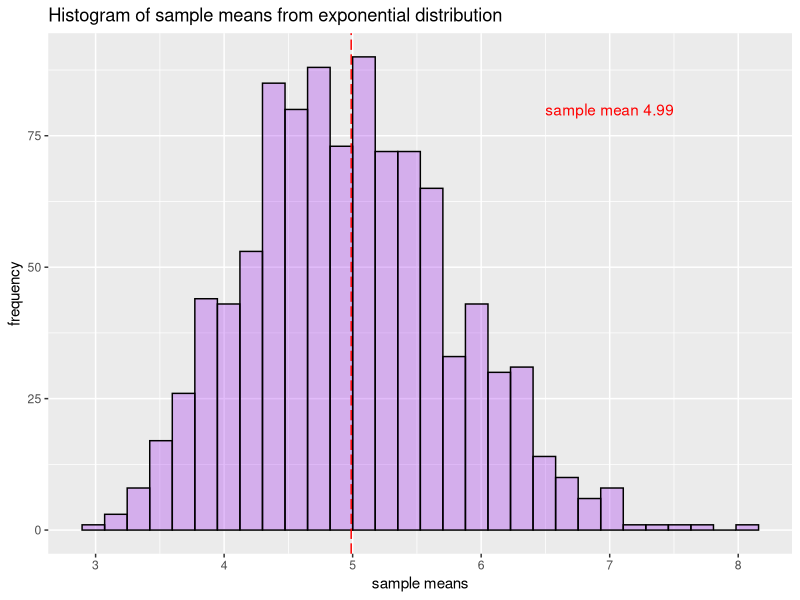
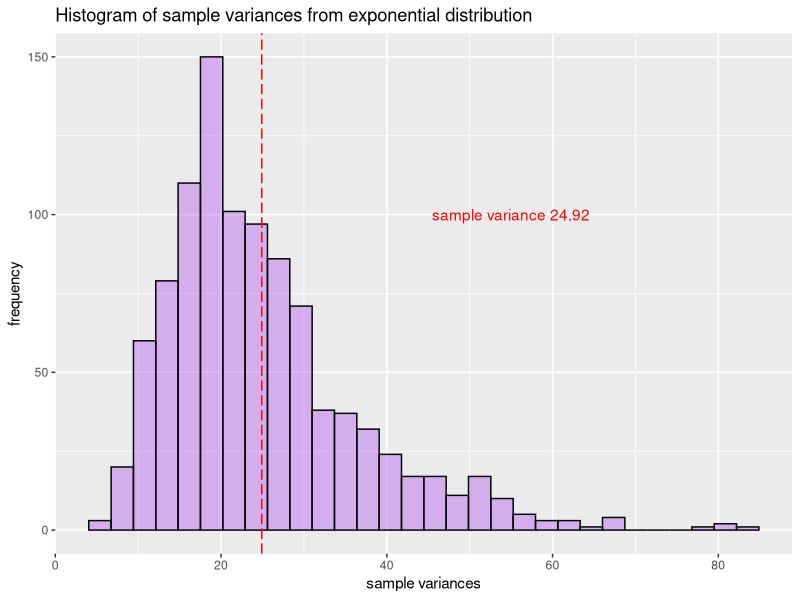

Write the R code that produced these figures, in order. (Note: this script raises an error after producing the figures.)
## ---- chunk 1
# set our runtime environment and global defaults.
require(knitr, quietly = TRUE)
require(ggplot2, quietly = TRUE)
knitr::opts_chunk$set(echo = FALSE, cache = TRUE, cache.path = "cache/", fig.path = "figure/", fig.align="center")
options(rstudio.markdownToHTML =
    function(inputFile, outputFile) {
        require(markdown)
        markdownToHTML(inputFile, outputFile, stylesheet="custom.css")
    }
)
## ---- chunk 2
set.seed(040)
lambda <- 0.2
observ <- 40
samples <- 1000
# simulated data 1000 sample rows by 40 observation columns
simdata <- matrix(sapply(1:samples, function(x) rexp(observ, lambda)), samples, observ)
# means and variances of each sample
simmeans <- apply(simdata, 1, function (x) mean(x[]))
simvars <- apply(simdata, 1, function (x) var(x[]))
mu = 1/lambda
se = sqrt(1/lambda^2)/sqrt(observ)
simnormals <- apply(simdata, 1, function (x) (mean(x[]) - mu)/se)
# put into data frame use with plots
simdf <- data.frame(means = simmeans, vars = simvars, normals = simnormals)
## ---- chunk 3
ggplot(simdf, aes(x=means)) +
    geom_histogram(colour = "black", fill = "purple", alpha = 0.3) +
    geom_vline(xintercept = mean(simdf$means), colour = "red", linetype = "longdash") +
    annotate("text", label = paste("sample mean", round(mean(simdf$means), 2)), x = 7, y = 80, colour = "red") +
    labs(x = "sample means", y = "frequency") +
    ggtitle("Histogram of sample means from exponential distribution")
## ---- chunk 4
simvar <- mean(simdf$vars)
ggplot(simdf, aes(x=vars)) +
    geom_histogram(colour = "black", fill = "purple", alpha = 0.3) +
    geom_vline(xintercept = simvar, colour = "red", linetype = "longdash") +
    annotate("text", label = paste("sample variance", round(simvar, 2)), x = 55, y = 100, colour = "red") +
    labs(x = "sample variances", y = "frequency") +
    ggtitle("Histogram of sample variances from exponential distribution")
## ---- chunk 5
ggplot(data = simdf, aes(normals)) +
    geom_histogram(aes(y = ..density..), colour = "black", fill = "purple", alpha = 0.3) +
    geom_line(aes(y = ..density..), stat = "density", size = 1) +
    stat_function(fun = dnorm, colour = "red", size = 1, aes(x = c(-3, 3))) +
    labs(x = "normalised sample averages") +
    annotate("text", label = "reference: standard normal", x = 2.5, y = 0.35, colour = "red") +
    ggtitle("Density Histogram of normalised sample averages")
